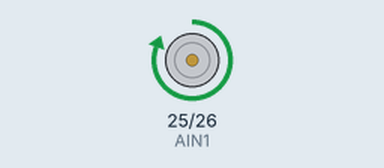
Recording of a sketch running on a simulated ESP32. On the bench: motor-driver pin pairs drawn as motors (green arrow = first pin HIGH = forward, orange = second pin HIGH = backward, longer = more drive).

Above: at 1.0 s.
At 3.0 s:
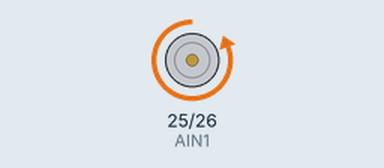
Timing chart, 0 to 5.2 s (numbered marks = the images above):
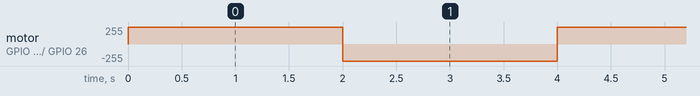

The sketch:

Blink.ino
```cpp
// กำหนดขา PWM ESP32
const int AIN1 = 25; // GPIO25
const int AIN2 = 26; // GPIO26

// PWM settings
// const int freq = 1000;        // ความถี่ 1kHz
// const int pwmChannel1 = 0;    // channel 0
// const int pwmChannel2 = 1;    // channel 1
// const int resolution = 8;     // 8-bit PWM (0-255)

void setup() {
  // ตั้งค่า PWM channels
  //ledcSetup(pwmChannel1, freq, resolution);
  //ledcSetup(pwmChannel2, freq, resolution);

  // ต่อ GPIO เข้ากับ channel

}

void loop() {
  // หมุนไปข้างหน้า 50%
  //ledcWrite(pwmChannel1, 128);  // AIN1
  //ledcWrite(pwmChannel2, 0);    // AIN2
  analogWrite(AIN1,255);
  analogWrite(AIN2,0);
  delay(2000);
 analogWrite(AIN1,0);
  analogWrite(AIN2,255);
  delay(2000);
  // หมุนย้อนกลับ 100%
  //ledcWrite(pwmChannel1, 0);    // AIN1
  // ledcWrite(pwmChannel2, 255);  // AIN2
  // delay(2000);

  // // หยุด
  // ledcWrite(pwmChannel1, 0);    // AIN1
  // ledcWrite(pwmChannel2, 0);    // AIN2
  // delay(2000);
}
```

Measured:
- by itself, motor on GPIO 25 (AIN1) / GPIO 26 (AIN2): alternates forward 255/255 for 2.0 s and backward 255/255 for 2.0 s
